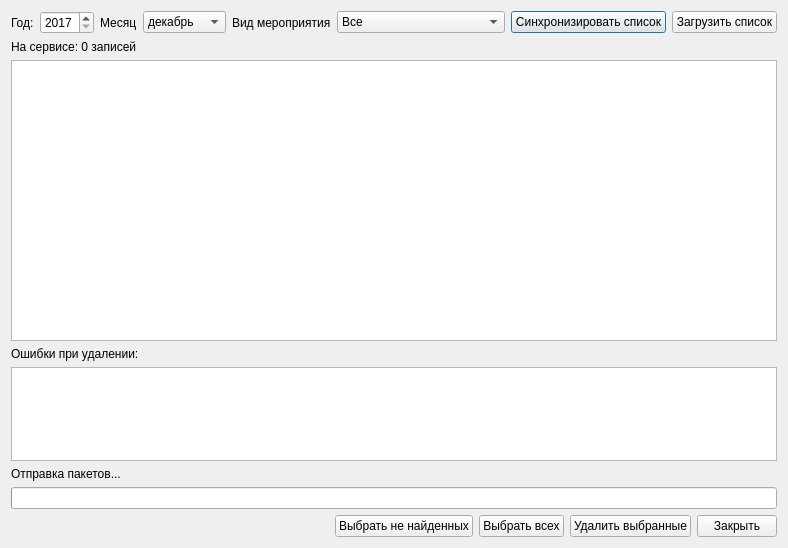
<?xml version="1.0" encoding="UTF-8"?>
<ui version="4.0">
 <class>ImportDispExportedPlanDialog</class>
 <widget class="QDialog" name="ImportDispExportedPlanDialog">
  <property name="geometry">
   <rect>
    <x>0</x>
    <y>0</y>
    <width>726</width>
    <height>548</height>
   </rect>
  </property>
  <property name="windowTitle">
   <string>Список планирования на сервисе ТФОМС</string>
  </property>
  <layout class="QVBoxLayout" name="verticalLayout">
   <item>
    <layout class="QHBoxLayout" name="horizontalLayout">
     <item>
      <widget class="QLabel" name="label">
       <property name="text">
        <string>Год:</string>
       </property>
      </widget>
     </item>
     <item>
      <widget class="QSpinBox" name="sbYear">
       <property name="minimum">
        <number>2017</number>
       </property>
       <property name="maximum">
        <number>9999</number>
       </property>
      </widget>
     </item>
     <item>
      <widget class="QLabel" name="label_2">
       <property name="text">
        <string>Месяц</string>
       </property>
      </widget>
     </item>
     <item>
      <widget class="QComboBox" name="cmbMonth">
       <property name="currentIndex">
        <number>11</number>
       </property>
       <item>
        <property name="text">
         <string>январь</string>
        </property>
       </item>
       <item>
        <property name="text">
         <string>февраль</string>
        </property>
       </item>
       <item>
        <property name="text">
         <string>март</string>
        </property>
       </item>
       <item>
        <property name="text">
         <string>апрель</string>
        </property>
       </item>
       <item>
        <property name="text">
         <string>май</string>
        </property>
       </item>
       <item>
        <property name="text">
         <string>июнь</string>
        </property>
       </item>
       <item>
        <property name="text">
         <string>июль</string>
        </property>
       </item>
       <item>
        <property name="text">
         <string>август</string>
        </property>
       </item>
       <item>
        <property name="text">
         <string>сентябрь</string>
        </property>
       </item>
       <item>
        <property name="text">
         <string>октябрь</string>
        </property>
       </item>
       <item>
        <property name="text">
         <string>ноябрь</string>
        </property>
       </item>
       <item>
        <property name="text">
         <string>декабрь</string>
        </property>
       </item>
      </widget>
     </item>
     <item>
      <widget class="QLabel" name="label_3">
       <property name="text">
        <string>Вид мероприятия</string>
       </property>
      </widget>
     </item>
     <item>
      <widget class="QComboBox" name="cmbKind">
       <property name="sizePolicy">
        <sizepolicy hsizetype="Expanding" vsizetype="Fixed">
         <horstretch>0</horstretch>
         <verstretch>0</verstretch>
        </sizepolicy>
       </property>
       <property name="currentIndex">
        <number>0</number>
       </property>
       <item>
        <property name="text">
         <string>Все</string>
        </property>
       </item>
       <item>
        <property name="text">
         <string>Дисп. раз в 3 г</string>
        </property>
       </item>
       <item>
        <property name="text">
         <string>Дисп. раз в 2 г</string>
        </property>
       </item>
       <item>
        <property name="text">
         <string>Проф. осмотр</string>
        </property>
       </item>
       <item>
        <property name="text">
         <string>Дисп. ежегодная</string>
        </property>
       </item>
       <item>
        <property name="text">
         <string>Дисп. углубленная (1 гр)</string>
        </property>
       </item>
       <item>
        <property name="text">
         <string>Дисп. углубленная (2 гр)</string>
        </property>
       </item>
      </widget>
     </item>
     <item>
      <widget class="QPushButton" name="btnSyncMIS">
       <property name="text">
        <string>Синхронизировать список</string>
       </property>
      </widget>
     </item>
     <item>
      <widget class="QPushButton" name="btnRefresh">
       <property name="text">
        <string>Загрузить список</string>
       </property>
      </widget>
     </item>
    </layout>
   </item>
   <item>
    <widget class="QLabel" name="lblExpPlanCount">
     <property name="text">
      <string>На сервисе: 0 записей</string>
     </property>
    </widget>
   </item>
   <item>
    <widget class="CTableView" name="tblExportedPlan">
     <property name="sizePolicy">
      <sizepolicy hsizetype="Expanding" vsizetype="Expanding">
       <horstretch>0</horstretch>
       <verstretch>3</verstretch>
      </sizepolicy>
     </property>
    </widget>
   </item>
   <item>
    <widget class="QLabel" name="label_4">
     <property name="text">
      <string>Ошибки при удалении:</string>
     </property>
    </widget>
   </item>
   <item>
    <widget class="CTableView" name="tblExportedPlanErrors">
     <property name="sizePolicy">
      <sizepolicy hsizetype="Expanding" vsizetype="Expanding">
       <horstretch>0</horstretch>
       <verstretch>1</verstretch>
      </sizepolicy>
     </property>
    </widget>
   </item>
   <item>
    <widget class="QLabel" name="lblDeleteStatus">
     <property name="text">
      <string>Отправка пакетов...</string>
     </property>
    </widget>
   </item>
   <item>
    <widget class="QProgressBar" name="pbDeleteProgress">
     <property name="format">
      <string>%v из %m</string>
     </property>
    </widget>
   </item>
   <item>
    <layout class="QHBoxLayout" name="horizontalLayout_2">
     <item>
      <spacer name="horizontalSpacer">
       <property name="orientation">
        <enum>Qt::Horizontal</enum>
       </property>
       <property name="sizeHint" stdset="0">
        <size>
         <width>40</width>
         <height>20</height>
        </size>
       </property>
      </spacer>
     </item>
     <item>
      <widget class="QPushButton" name="btnSelectNotFound">
       <property name="text">
        <string>Выбрать не найденных</string>
       </property>
      </widget>
     </item>
     <item>
      <widget class="QPushButton" name="btnSelectAll">
       <property name="text">
        <string>Выбрать всех</string>
       </property>
      </widget>
     </item>
     <item>
      <widget class="QPushButton" name="btnDeleteSelected">
       <property name="text">
        <string>Удалить выбранные</string>
       </property>
      </widget>
     </item>
     <item>
      <widget class="QPushButton" name="btnClose">
       <property name="text">
        <string>Закрыть</string>
       </property>
      </widget>
     </item>
    </layout>
   </item>
  </layout>
 </widget>
 <customwidgets>
  <customwidget>
   <class>CTableView</class>
   <extends>QTableView</extends>
   <header>library/TableView.h</header>
  </customwidget>
 </customwidgets>
 <resources/>
 <connections/>
</ui>
